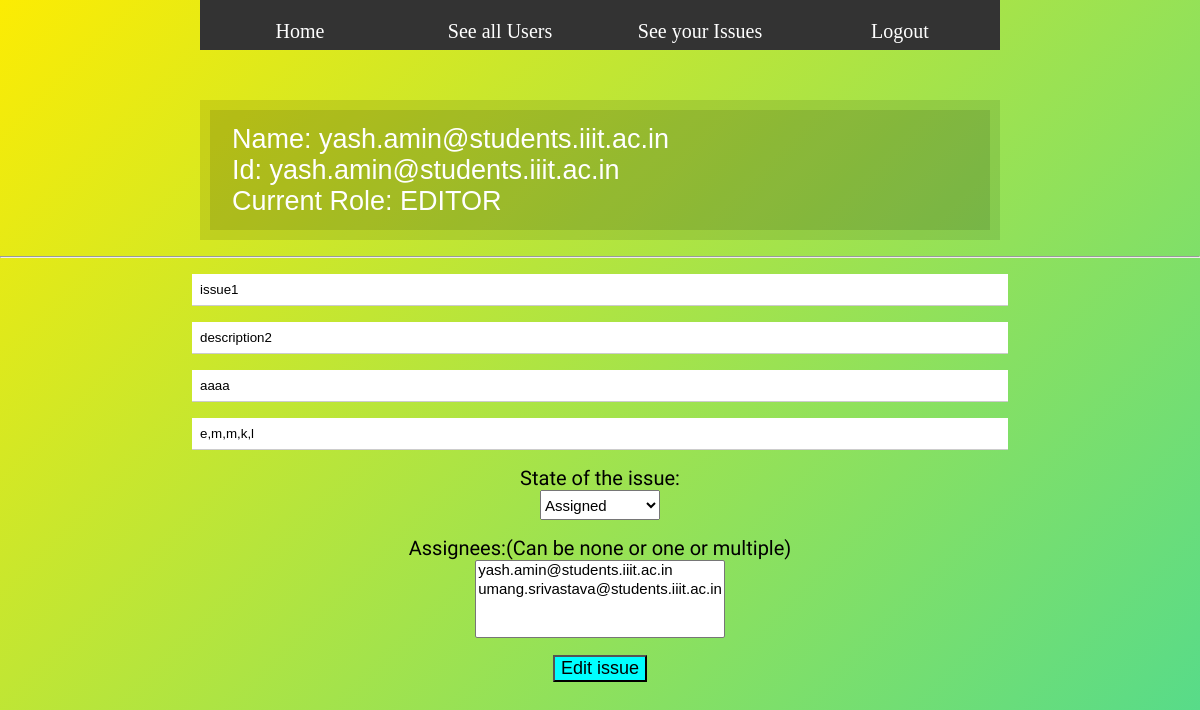
The page /update/1 (signed in) on the database as committed earlier.
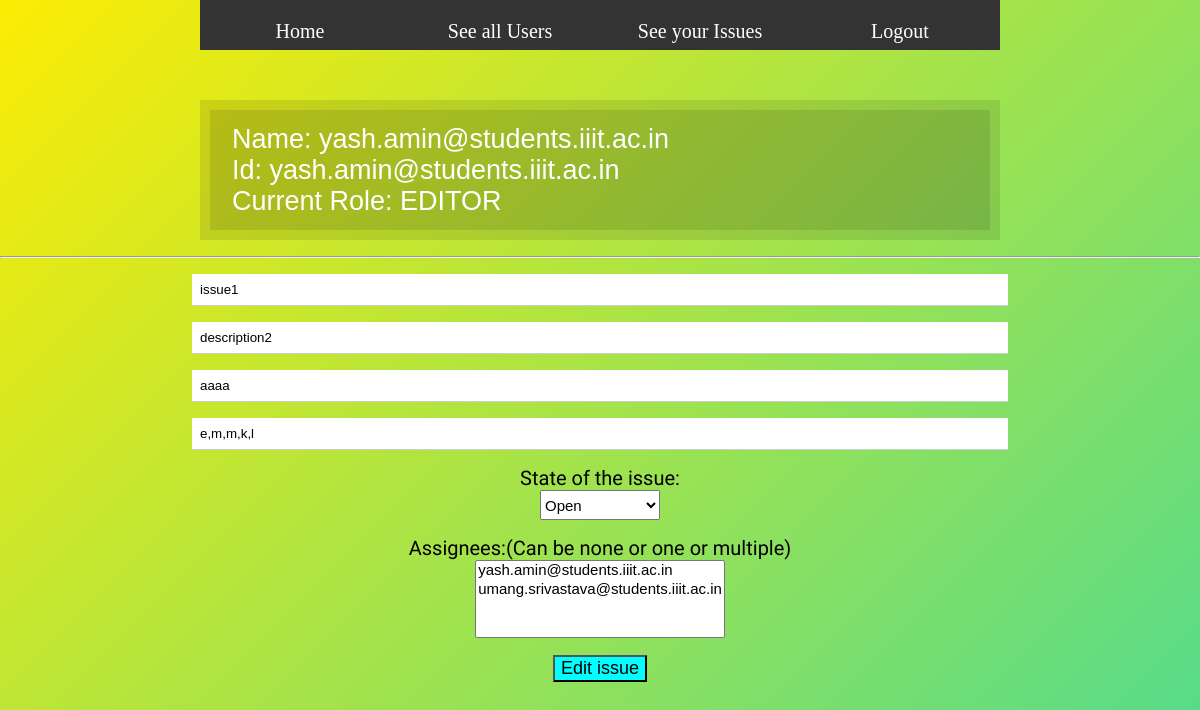
The same page on the database as committed later.
### app.py (models this page shows, shortened)
class ISSUES(db.Model):
	id = db.Column(db.Integer, primary_key=True)
	title = db.Column(db.String(100), nullable=False)
	description = db.Column(db.String(200), nullable=False)
	state = db.Column(db.String(100), nullable=False)
	tags = db.Column(db.String(100), nullable=True)
	assignees = db.Column(db.String(200), nullable=True)
	owner = db.Column(db.String(100), nullable=False)
	gitlink = db.Column(db.String(100), nullable=True)
	date_created = db.Column(db.DateTime, default=datetime.utcnow)
	assignees = db.Column(db.String(1000), nullable = True)

### app.py (the view)
@app.route('/update/<int:id>', methods = ['GET','POST'])
def update(id):
	current_owner = session["username"]
	current_name = session["Name"]
	current_role = session["role"]
	user = USERS.query.filter_by(username = current_owner).all()
	issue = ISSUES.query.get_or_404(id)
	assigneeslist = USERS.query.filter((USERS.role == 'EDITOR') | (USERS.role == 'ADMIN') ).all()
	if request.method == 'POST':
		issue.title = request.form['title']
		issue.description = request.form['description']
		issue.state = request.form['state']
		issue_tags=request.form['tags']
		issue_assignee_list = request.form.getlist('assignees')
		issue.assignees = ' , '.join(issue_assignee_list)
		issue.gitlink = request.form['gitlink']
		issue.owner = current_owner
		try:
			db.session.commit()
			return redirect('/homepage')
		except:
			return 'There was a problem updating your issue'
	else:
		return render_template('update.html',username = current_owner,
		Name = current_name,
		Role = current_role,
		issue = issue,
		list_of_assignees = assigneeslist
		)

### templates/update.html (shortened to what this page needs)
{% extends 'base.html' %}
{% block body %}
<div class="content">
    <div id="mainPicture">
        <div class="picture">
            <div id="headerTitle">Name: {{Name}}</div>
            <div id="headerTitle">Id: {{username}}</div>
            <div id="headerTitle">Current Role: {{Role}}</div>
        </div>
    </div>
    <br><hr><br>
    <div class="form">
        <form action="/update/{{issue.id}}" method="POST">
            <input class="inputbox" type="text" name="title" id="title" value="{{issue.title}}"><br>
            <input class="inputbox" type="text" name="description" id="description" value="{{issue.description}}"><br>
            <input class="inputbox" type="text" name="gitlink" id="gitlink" value="{{issue.gitlink}}"><br>
            <input class="inputbox" type="text" name="tags" value="{{issue.tags}}" placeholder="Enter tags separated by comma">
            <br>
            <div  style="text-align: center;">
            <p style="text-align: center; font-size: 20px; font-family: 'Baumans'">State of the issue:</p>
             <select name="state" id="state" placeholder="State" style="height: 30px; width: 120px; font-size: 15px">
              {% if issue.state == 'Open' %}
              <option value="Open" selected>Open</option>
              {% else %}
              <option value="Open">Open</option>
              {% endif %}
              {% if issue.state == 'Assigned' %}
              <option value="Assigned" selected>Assigned</option>
              {% else %}
              <option value="Assigned">Assigned</option>
              {% endif %}
            </select>
            <br>
            <br>
            <p style="text-align: center; font-size: 20px; font-family: 'Baumans'">Assignees:(Can be none or one or multiple)</p>
            <select name = "assignees" id = "assignees" multiple style="font-size: 15px">
            <br>
            {% for assignee in list_of_assignees %}
            <option value="{{assignee.username}}">{{assignee.username}}</option>
            {% endfor %}
            </select>
            <br>
            <br>
            <input style="margin: 0 auto;background-color: cyan; font-size: 18px;" type="submit" value="Edit issue">
        </div>
        </form>
    </div>
</div>
{% endblock %}

Rows that differ between the two databases and show on the page:
changed ISSUES "issue1": state "Assigned" → "Open"
